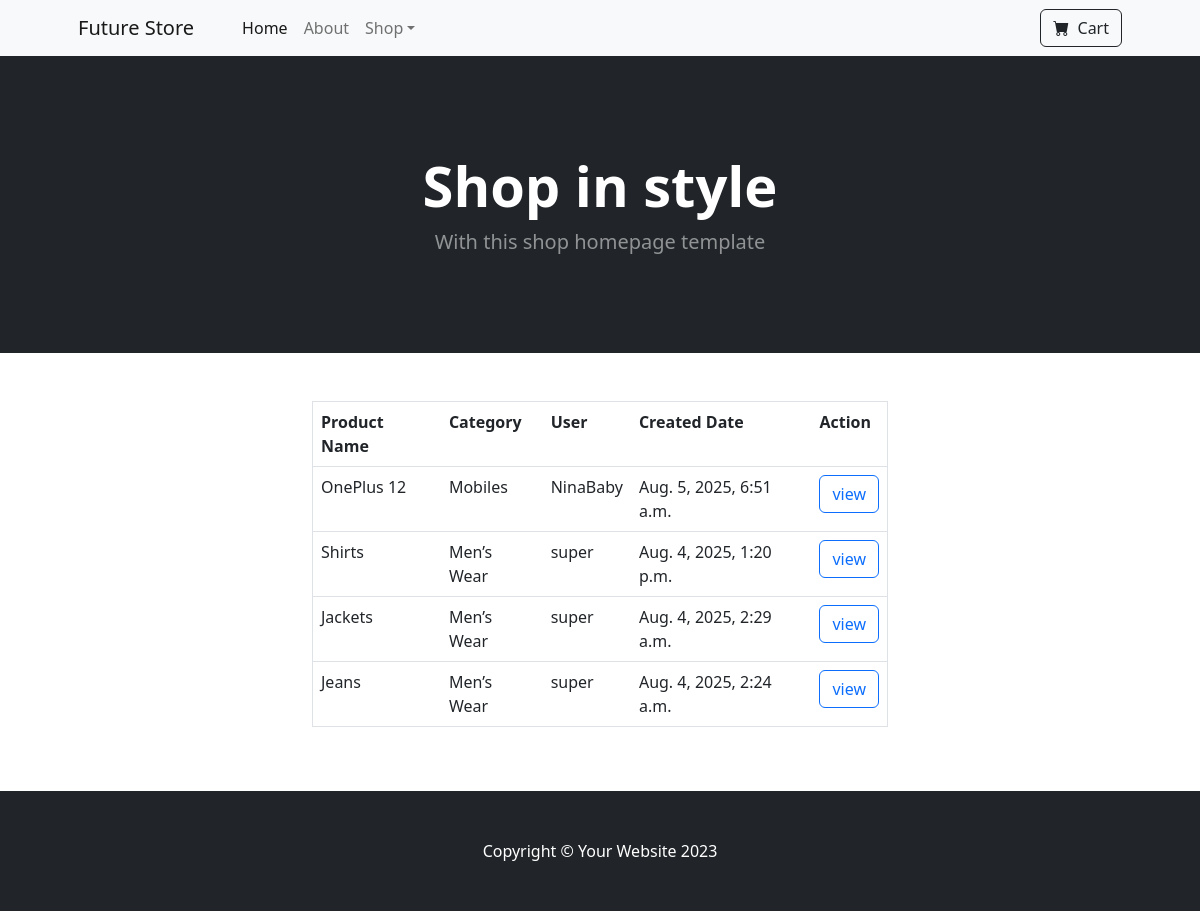
The app's page /owner/orders/latest, older data.
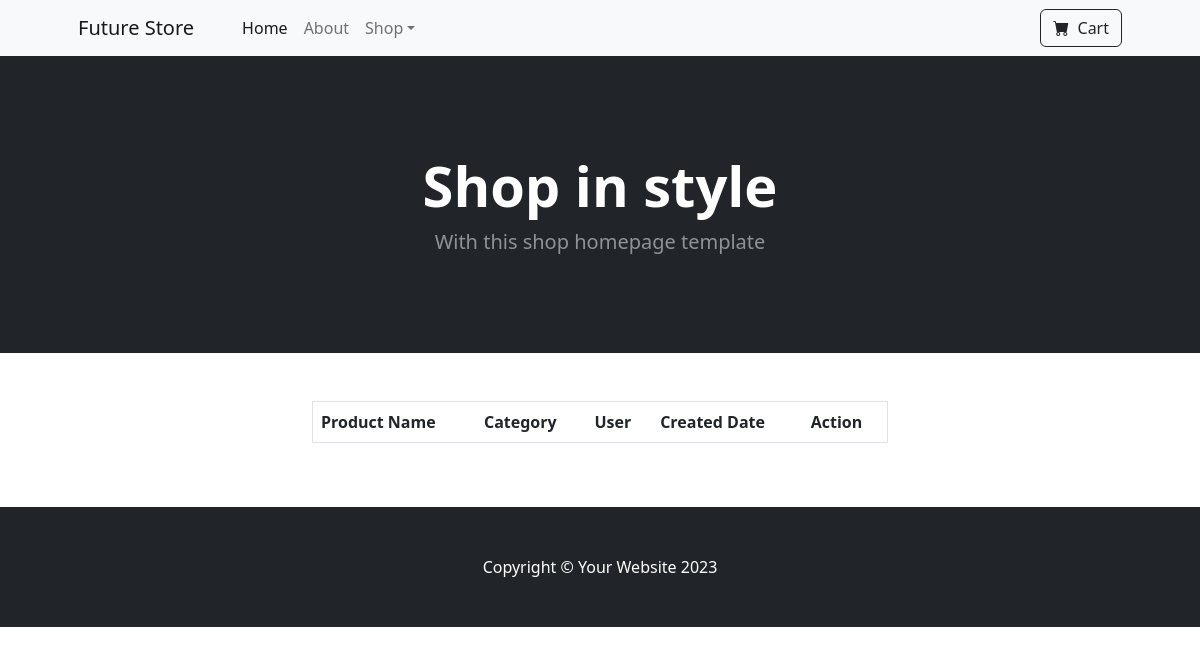
The same page, newer data.
### owner/models.py (models this page shows, shortened)
class Order(models.Model):
    product=models.ForeignKey(Product,on_delete=models.CASCADE)
    user=models.ForeignKey(User,on_delete=models.CASCADE)
    created_date=models.DateTimeField(auto_now_add=True,null=True)
    options=(
        ("order-placed","order-placed"),
        ("dispatched","dispatched"),
        ("in-transit","in-transit"),
        ("delivered","delivered"),
        ("cancelled","cancelled")
    )
    status=models.CharField(max_length=256,choices=options,default="order-placed")
    delivery_address=models.CharField(max_length=256,null=True)
    expected_delivery_date=models.DateTimeField(null=True)

class Product(models.Model):
    product_name=models.CharField(max_length=256,unique=True)
    category=models.ForeignKey(Category,on_delete=models.CASCADE)
    image=models.ImageField(upload_to="images",null=True)
    price=models.PositiveIntegerField()
    description=models.CharField(max_length=256,null=True)

class Category(models.Model):
    category_name=models.CharField(max_length=256,unique=True)
    is_active=models.BooleanField(default=True)
    def __str__(self):
        return self.category_name

### owner/views.py (the view)
# urls.py: path("orders/latest",views.OrdersListView.as_view(),name="new-orders"),
class OrdersListView(ListView):
    model=Order
    template_name="owner/order-list.html"
    context_object_name="orders"
    def get_queryset(self):
        return Order.objects.filter(status="order-placed").order_by("-created_date")

### owner/templates/owner/order-list.html (shortened to what this page needs)
{%extends 'customer/base.html'%}
{%block body_block%}
<div class="container-fluid">
    <div class="row">
        <div class="col-3"></div>
        <div class="col-6">
            <table class="table border">
                <tr>
                    <th>Product Name</th>
                    <th>Category</th>
                    <th>User</th>
                    <th>Created Date</th>
                    <th>Action</th>
                </tr>
                {%for order in orders%}
                <tr>
                    <td>{{order.product.product_name}}</td>
                    <td>{{order.product.category}}</td>
                    <td>{{order.user}}</td>
                    <td>{{order.created_date}}</td>
                    <td>
                        <a class="btn  btn-outline-primary" href="{%url 'order-details' order.id%}">view</a>
                    </td>
                    {%endfor%}
                </tr>
            </table>
        </div>
        <div class="col-3"></div>
    </div>
</div>
{%endblock%}

Row changes from the older to the newer data that the page shows:
no longer on this page (row edited): Order: product.product_name "OnePlus 12", product.category "Mobiles", user "NinaBaby", created_date "Aug. 5, 2025, 6:51 a.m."
no longer on this page (row edited): Order: product.product_name "Shirts", product.category "Men’s Wear", user "super", created_date "Aug. 4, 2025, 1:20 p.m."
no longer on this page (row edited): Order: product.product_name "Jackets", product.category "Men’s Wear", user "super", created_date "Aug. 4, 2025, 2:29 a.m."
no longer on this page (row edited): Order: product.product_name "Jeans", product.category "Men’s Wear", user "super", created_date "Aug. 4, 2025, 2:24 a.m."
